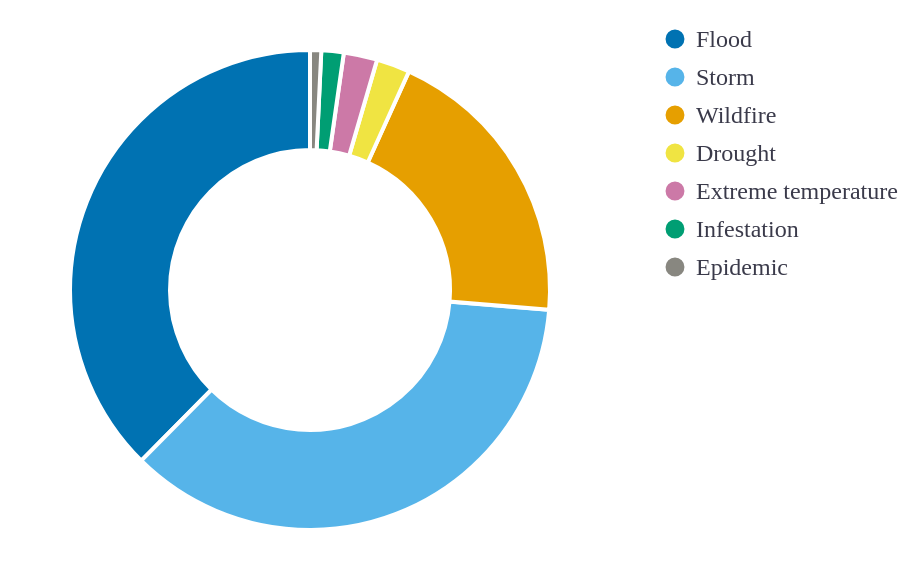

Express this chart as Vega-Lite.
### Vega-Lite specification from a JSON file in a GitHub repository (floating-point values rounded to 4 significant figures)
{"$schema": "https://vega.github.io/schema/vega-lite/v5.json", "description": "Donut chart of Australian natural disasters by type, 2000-2026", "width": "container", "height": 280, "data": {"values": [{"disaster_type": "Flood", "count": 50}, {"disaster_type": "Storm", "count": 48}, {"disaster_type": "Wildfire", "count": 26}, {"disaster_type": "Drought", "count": 3}, {"disaster_type": "Extreme temperature", "count": 3}, {"disaster_type": "Infestation", "count": 2}, {"disaster_type": "Epidemic", "count": 1}]}, "mark": {"type": "arc", "innerRadius": 70, "outerRadius": 120, "stroke": "#ffffff", "strokeWidth": 2, "tooltip": true}, "encoding": {"theta": {"field": "count", "type": "quantitative"}, "color": {"field": "disaster_type", "type": "nominal", "title": "Disaster type", "scale": {"domain": ["Flood", "Storm", "Wildfire", "Drought", "Extreme temperature", "Infestation", "Epidemic"], "range": ["#0072B2", "#56B4E9", "#E69F00", "#F0E442", "#CC79A7", "#009E73", "#888780"]}, "legend": {"title": null, "orient": "right", "labelFontSize": 12, "labelFont": "DM Sans", "symbolSize": 120, "symbolType": "circle", "labelColor": "#3a3a4a", "padding": 8}}, "tooltip": [{"field": "disaster_type", "type": "nominal", "title": "Disaster type"}, {"field": "count", "type": "quantitative", "title": "Events"}]}, "view": {"stroke": null}, "background": "transparent", "config": {"font": "DM Sans", "arc": {"cursor": "pointer"}}}
